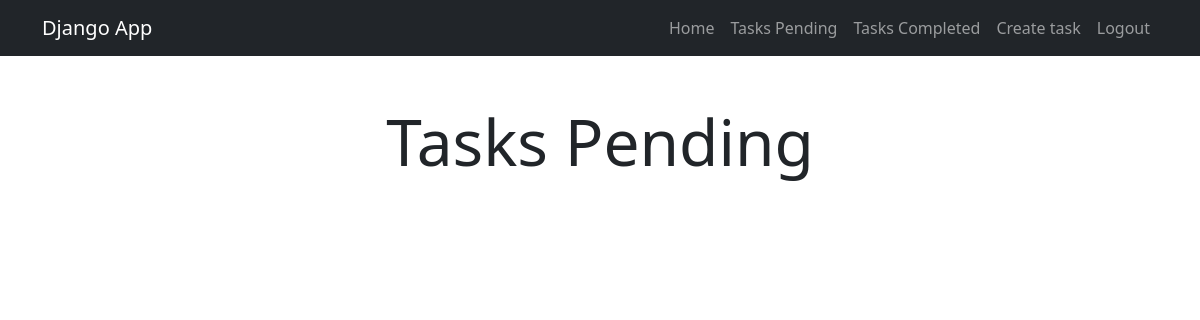
The app's page /tasks/ (signed in), older data.
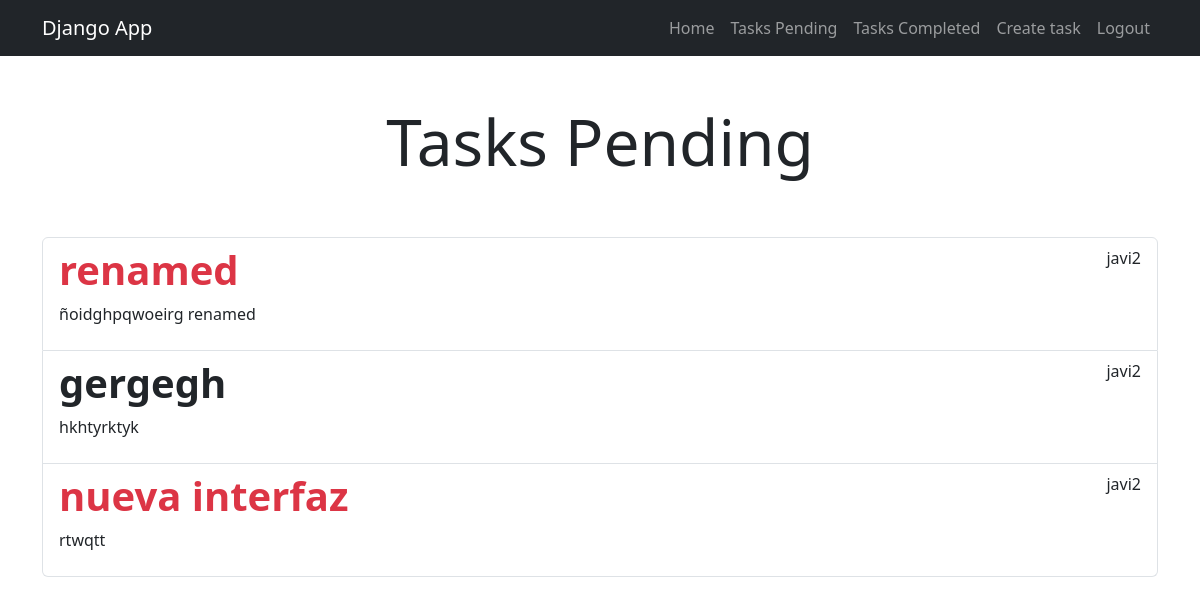
The same page, newer data.
### tasks/models.py (models this page shows, shortened)
class Task(models.Model):
    title = models.CharField(max_length=200)
    description = models.TextField(blank=True)
    created = models.DateTimeField(auto_now_add=True)
    completed = models.DateTimeField(null=True, blank=True) # optional
    important = models.BooleanField(default=False)
    user = models.ForeignKey(User, on_delete=models.CASCADE)

### tasks/views.py (the view)
# urls.py: path('tasks/', views.tasks, name='tasks'),
@login_required
def tasks(request):   # only pending tasks
    tasks = Task.objects.filter(user = request.user, completed__isnull = True)  # filter by current user too
    return render(request, 'tasks.html', {'tasks': tasks, 'page_h1': 'Tasks Pending'})

### tasks/templates/tasks.html (shortened to what this page needs)
{% extends "base.html" %}
{% block content %}
<main class="container">
    <div class="row">
        <div class=".col-md-6.offset-md-3">
            <h1 class="text-center display-3 py-5"> {{ page_h1 }}</h1>
            <ul class="list-group">
                {% for task in tasks %}
                <a class="list-group-item" href="{% url 'task_detail' task.id %}">
                    <header class="d-flex justify-content-between">
                    {% if task.important %}
                        <h1 class="fw-bold text-danger"> {{ task.title }} </h1>
                    {% else %}
                        <h1 class="fw-bold"> {{ task.title }} </h1>
                    {% endif %}
                        <p> {{ task.user.username}} </p>
                    </header>
                    <p> {{ task.description }} </p>
                </a>
                {% endfor %}
            </ul>
        </div>
    </div>
</main>
{% endblock %}

### tasks/templates/base.html (shortened to what this page needs)
<!DOCTYPE html>
<html lang="en">
<head>
    <link rel="stylesheet" href="https://cdn.jsdelivr.net/npm/bootstrap@5.3.6/dist/css/bootstrap.min.css">
</head>
<body>
    <nav class="navbar navbar-expand-lg bg-dark navbar-dark">
    <div class="container">
        <a class="navbar-brand" href="{% url 'home' %}">Django App</a>
        <div class="collapse navbar-collapse" id="navbarSupportedContent">
        <ul class="navbar-nav ms-auto mb-2 mb-lg-0">
            <li class="nav-item"><a href="{% url 'home' %}" class="nav-link">Home</a></li>
            {% if user.is_authenticated %}
                <li class="nav-item"><a href="{% url 'tasks' %}" class="nav-link">Tasks Pending</a></li>
                <li class="nav-item"><a href="{% url 'tasks_completed' %}" class="nav-link">Tasks Completed</a></li>
                <li class="nav-item"><a href="{% url 'create_task' %}" class="nav-link">Create task</a></li>
                <li class="nav-item"><a href="/logout" class="nav-link">Logout</a></li>
            {% else %}
                <li class="nav-item"><a href="{% url 'signup' %}" class="nav-link">Signup</a></li>
                <li class="nav-item"><a href="{% url 'signin' %}" class="nav-link">Signin</a></li>
            {% endif %}
        </ul>
        </div>
    </div>
    </nav>
    {% block content %}
    {% endblock %}
</body>
</html>

Row changes from the older to the newer data that the page shows:
added Task: title "renamed", user.username "javi2", description "ñoidghpqwoeirg renamed"
added Task: title "gergegh", user.username "javi2", description "hkhtyrktyk"
added Task: title "nueva interfaz", user.username "javi2", description "rtwqtt"
